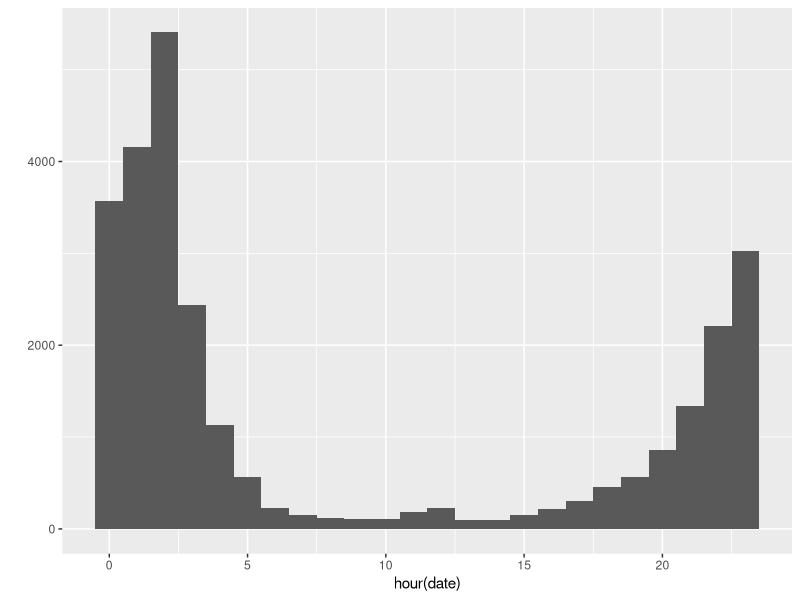
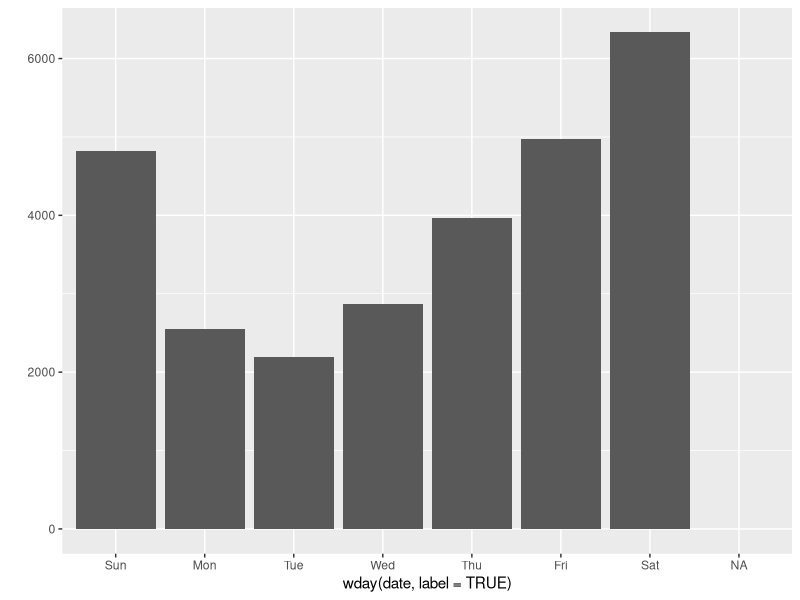
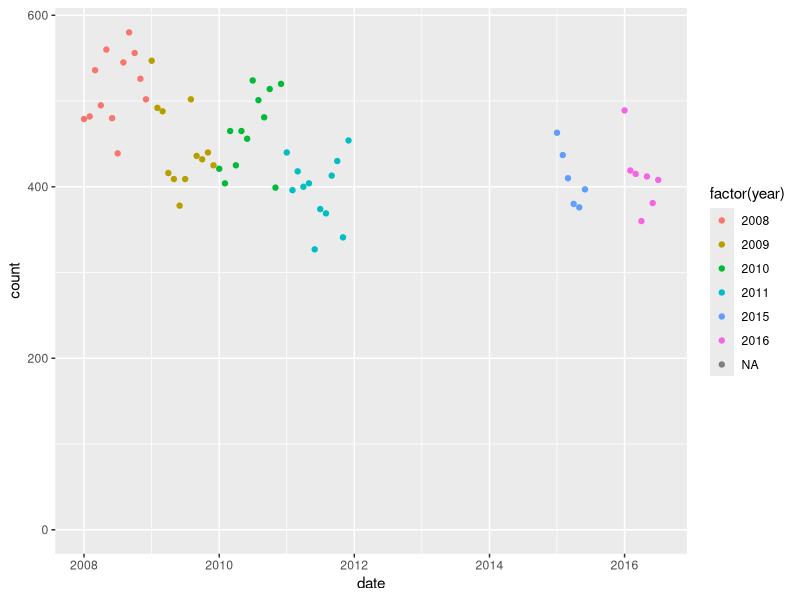
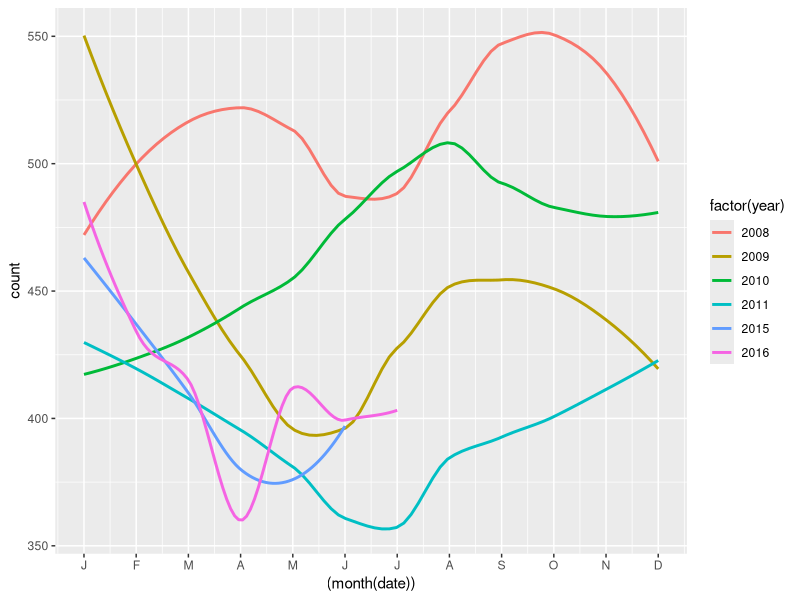

R code for these plots, in order: (Note: this script raises an error after producing the figures.)
## ---- chunk 1
library(ggplot2)
library(dplyr)
library(knitr)
library(lubridate)
## ---- chunk 2
setwd('/Users/ianwells/sandbox/atx-dwi/')
dwi.raw <- read.csv('data/dwi-raw-nohitandrun-nodre.csv')

sapply(dwi.raw,class)
head(dwi.raw)
dwi.raw$date <- parse_date_time(dwi.raw$date,'%Y-%m-%d %H:%M:%S',tz ='America/Chicago')

har.raw <- read.csv('data/hitandrun-raw.csv')

sapply(har.raw,class)
head(har.raw)
har.raw$date <- parse_date_time(har.raw$date,'%Y-%m-%d %H:%M:%S',tz ='America/Chicago')


tabc.raw <- read.csv('data/tabc-raw.csv')
sapply(tabc.raw,class)
tabc.raw$date <- parse_date_time(tabc.raw$date,'%Y-%m-%d %H:%M:%S', tz = 'America/Chicago')

apd.raw <- read.csv('data/chief-report-raw.csv')

## ---- chunk 3
sample_n(dwi.raw,10)
## ---- chunk 4
levels(dwi.raw$crime)
## ---- chunk 5
qplot(hour(date), data=dwi.raw, geom="histogram", bins = 24)
## ---- chunk 6
qplot(wday(date,label = TRUE), data=dwi.raw, bins = 7)
## ---- chunk 7
dwi.raw$year <- year(dwi.raw$date)
dwi.raw$month <- month(dwi.raw$date)
  
dwi.monthly <- dwi.raw %>% group_by(year,month)
dwi.monthly <- summarize(dwi.monthly,count=n())
dwi.monthly$date <- as.Date(paste0(dwi.monthly$year,'-',dwi.monthly$month,'-01'))

dwi.monthly <- dwi.monthly[-56,] 
dwi.monthly <- dwi.monthly[-63,] 
dwi.monthly <- dwi.monthly[-49,] 

label.months <- c('J','F','M','A','M','J','J','A','S','O','N','D')

ggplot(data=dwi.monthly, aes(x = date, y = count, group = year, color = factor(year))) + geom_point()

ggplot(data=dwi.monthly, aes(x = (month(date)), y = count, group = year, color = factor(year))) + geom_smooth(se = FALSE) + scale_x_continuous( breaks = 1:12, labels = label.months)

## ---- chunk 8

apd.raw$date <- as.Date(apd.raw$date)
apd.raw$year <- year(apd.raw$date)
apd.raw$month <- month(apd.raw$date)

apd.monthly <- apd.raw
  
uber <- geom_rect(mapping = aes(xmin=as.Date('2014-06-01'), xmax = as.Date('2016-05-01')), ymin=-Inf, ymax=+Inf, color="grey20", alpha=0.3, inherit.aes = FALSE)

ggplot(data=apd.monthly, aes(x = date, y = dwi, color = factor(year))) + uber + geom_point() 

ggplot(data=apd.monthly, aes(x = (month(date)), y = dwi, group = year, color = factor(year))) + geom_smooth(se = FALSE) + scale_x_continuous( breaks = 1:12, labels = label.months)


## ---- chunk 9
sample_n(tabc.raw,10)
## ---- chunk 10
tabc.monthly <- tabc.raw[-40,] 

tabc.monthly$date <- as.Date(tabc.monthly$date)

tabc.monthly$year <- year(tabc.monthly$date)
tabc.monthly$month <- month(tabc.monthly$date)
tabc.monthly$rev <- round(tabc.monthly$rev/1000000,2)

ggplot(data=tabc.monthly, aes(x = date, y = rev, group = year, color = factor(year))) + geom_point()

ggplot(data=tabc.monthly, aes(x = (month(date)), y = rev, group = year, color = factor(year))) + geom_line() + scale_x_continuous( breaks = 1:12, labels = label.months)
## ---- chunk 11
dwi.monthly$date <- as.Date(dwi.monthly$date)
tabc.monthly$date <- as.Date(tabc.monthly$date)

dpr.monthly <- merge(dwi.monthly,tabc.monthly, by = 'date')
dpr.monthly$dwi_per_mm <- dpr.monthly$count/dpr.monthly$rev

ggplot(data=dpr.monthly, aes(x = date, y = dwi_per_mm, group = year.x, color = factor(year.x))) + geom_point()

ggplot(data=dpr.monthly, aes(x = rev, y = count, color = year.x)) + geom_point() + geom_smooth(method = "lm")

summary(lm(data = dpr.monthly, count ~ rev))

